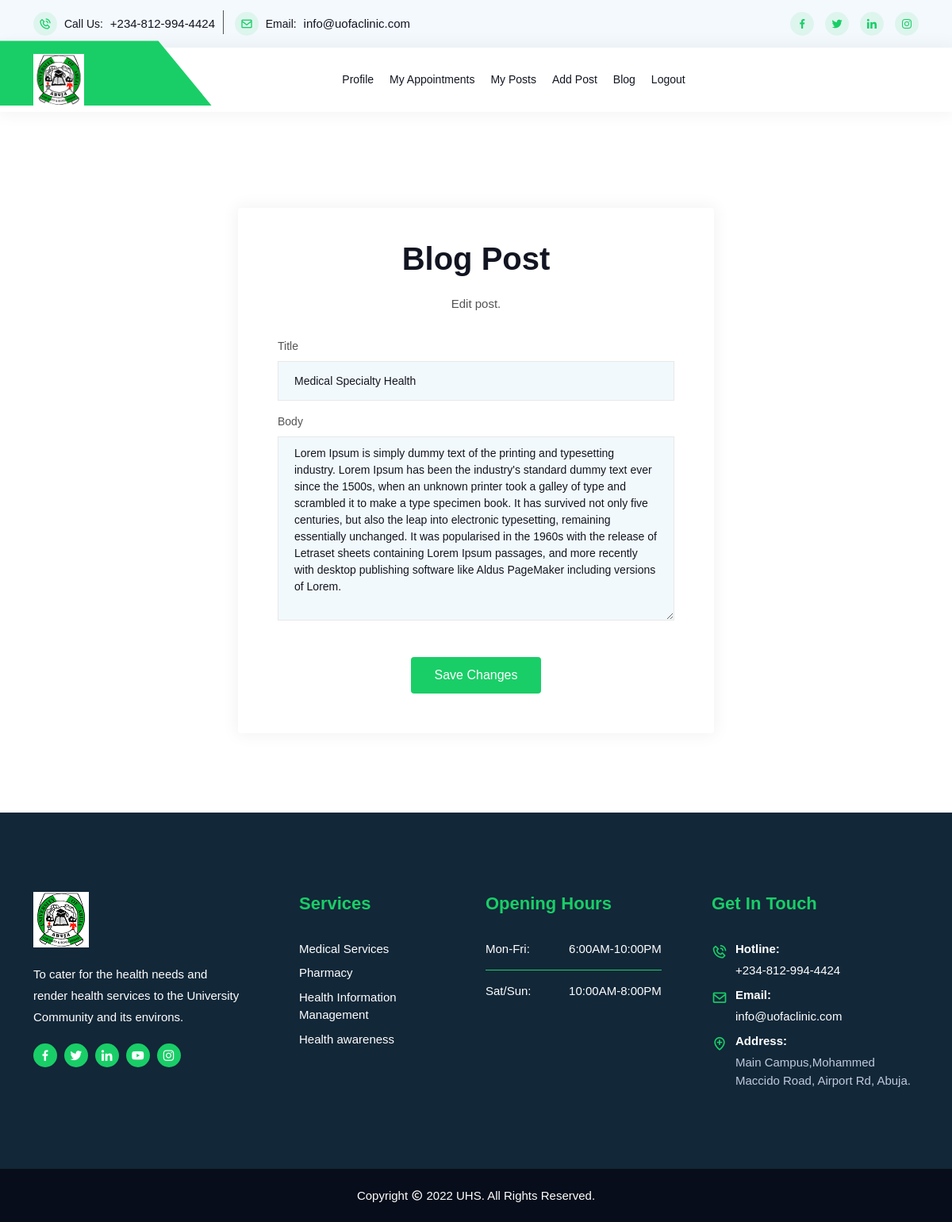
The app's page /blog/doctor/edit-post/medical-specialty-health/4 (signed in) with its own data.
### blog/models.py (models this page shows, shortened)
class Post(models.Model):
    author = models.ForeignKey(User, related_name='posts', on_delete=models.CASCADE)
    title = models.CharField(max_length=250, blank=False, default='', unique=True)
    slug = models.SlugField(max_length=250)
    body = models.TextField()
    created_at = models.DateTimeField(auto_now_add=True)
    class Meta:
        ordering = ['-created_at']
        unique_together = ['author', 'title']

### blog/views.py (the view)
# urls.py: path('blog/doctor/edit-post/<slug:slug>/<str:id>', views.edit_post, name='edit_post'),
@cache_control(no_cache=True, must_revalidate=True, no_store=True)
@login_required
def edit_post(request, slug, id):
    post = get_object_or_404(Post, slug=slug, id=id)
    if request.user.is_staff:
        if request.user == post.author:
            if request.method == 'POST':
                form = PostForm(instance=post, data=request.POST)
                if form.is_valid():
                    post = form.save(commit=False)
                    post.author = request.user
                    post.slug = slugify(post.title)
                    post.save()
                    messages.success(request, 'post edited successfully!')
                    return redirect('blog:author_post_list')
            else:
                form = PostForm(instance=post)
        else:
            return redirect('doctor:profile')
        context = {
            'post': post,
            'form': form,
        }
        return render(request, 'blog/edit_post.html', context=context)
    else:
        return redirect('main:index')

### blog/forms.py
class PostForm(forms.ModelForm):
    class Meta:
        model = Post
        fields = ('title', 'body')
        widgets = {
            'title': forms.TextInput(attrs={'placeholder': 'post title', 'class': 'form-control'}),
            'body': forms.Textarea(attrs={'placeholder': 'post body', 'class': 'form-control'}),
        }

### templates/blog/edit_post.html (shortened to what this page needs)
{% extends 'base.html' %}
{% load bootstrap4 %}
{% load static %}
{% block content %}
<section class="user-area-style log-in-area ptb-100"><br/>
	<div class="container">
		<div class="contact-form-action">
			<div class="section-title">
				<h2>Blog post</h2>
				<p>
					Edit post.
				</p>
			</div>
			<form method="post" action="">
				<div class="row">
					<div class="form-group">
						{% bootstrap_form form %}
					</div>
					<div class="col-12">
						<button class="default-btn btn-two" type="submit">
							Save changes
						</button>
					</div>
				</div>
			</form>
		</div>
	</div>
</section>
{% endblock %}

### records on screen
Post: title "Medical Specialty Health", body "Lorem Ipsum is simply dummy text of the printing and typesetting industry. Lorem Ipsum has been the industry's standard dummy text ever since the 1500s, when an unknown printer took a galley of type and scrambled it to make a type specimen book. It has survived not only five centuries, but also the leap into electronic typesetting, remaining essentially unchanged. It was popularised in the 1960s with the release of Letraset sheets containing Lorem Ipsum passages, and more recently with desktop publishing software like Aldus PageMaker including versions of Lorem."
